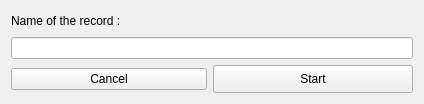
<?xml version="1.0" encoding="UTF-8"?>
<ui version="4.0">
 <class>NameWidget</class>
 <widget class="QWidget" name="NameWidget">
  <property name="geometry">
   <rect>
    <x>0</x>
    <y>0</y>
    <width>424</width>
    <height>104</height>
   </rect>
  </property>
  <property name="minimumSize">
   <size>
    <width>424</width>
    <height>104</height>
   </size>
  </property>
  <property name="maximumSize">
   <size>
    <width>424</width>
    <height>104</height>
   </size>
  </property>
  <property name="windowTitle">
   <string>Form</string>
  </property>
  <layout class="QVBoxLayout" name="verticalLayout">
   <item>
    <widget class="QLabel" name="label">
     <property name="text">
      <string>Name of the record : </string>
     </property>
    </widget>
   </item>
   <item>
    <widget class="QLineEdit" name="lineEdit_name"/>
   </item>
   <item>
    <layout class="QHBoxLayout" name="horizontalLayout">
     <item>
      <widget class="QPushButton" name="button_cancel">
       <property name="text">
        <string>Cancel</string>
       </property>
      </widget>
     </item>
     <item>
      <widget class="QPushButton" name="button_start">
       <property name="minimumSize">
        <size>
         <width>200</width>
         <height>28</height>
        </size>
       </property>
       <property name="maximumSize">
        <size>
         <width>200</width>
         <height>28</height>
        </size>
       </property>
       <property name="text">
        <string>Start</string>
       </property>
      </widget>
     </item>
    </layout>
   </item>
  </layout>
 </widget>
 <resources/>
 <connections/>
</ui>
